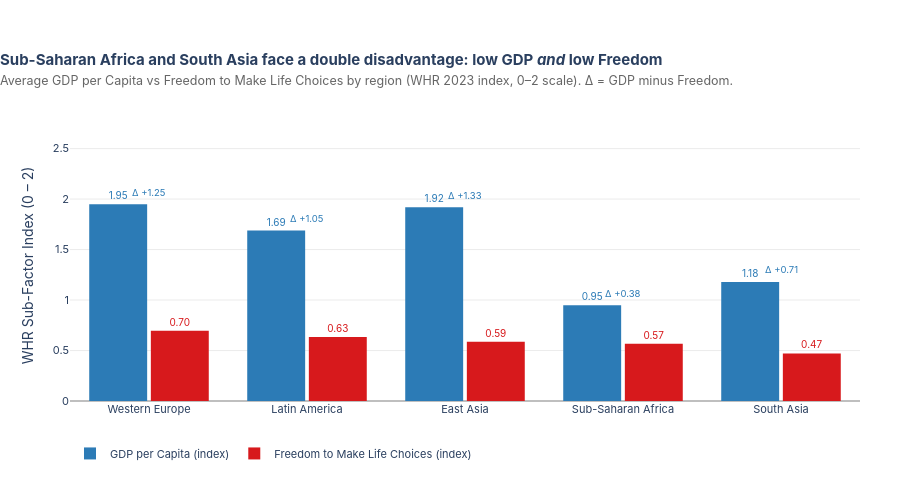

Source (notebook cell):
### Markdown cell above
---
## Task 3 — Stretch Goal: Grouped Bar Chart — GDP vs Freedom across Key Regions

**What to build:** A grouped bar chart comparing 2 sub-factors (`GDP` and `Freedom`) across the 5 most populated regions.

Regions to include: `Western Europe`, `Latin America and Caribbean`, `East Asia`, `Sub-Saharan Africa`, `South Asia`

### Code cell
# ─────────────────────────────────────────────────────────────────────────────
# TASK 3 — Grouped Bar Chart: GDP vs Freedom across 5 Key Regions
# Design philosophy:
#   • Grouped layout makes within-region and cross-region comparisons easy
#   • Divergent pair colours (blue = GDP, orange = Freedom) are distinct
#     but harmonious; they pair with text annotations naturally
#   • Gap annotations highlight the GDP–Freedom disparity for the reader
#   • Insight title surfaces the counterintuitive story (Sub-Saharan Africa
#     scores higher on Freedom than GDP relative to peers)
#   • A secondary panel (normalised to Western Europe) adds analytical depth
# ─────────────────────────────────────────────────────────────────────────────

# ── 1. Filter & aggregate ────────────────────────────────────────────────────
REGIONS_OF_INTEREST = [
    'Western Europe',
    'Latin America and Caribbean',
    'East Asia',
    'Sub-Saharan Africa',
    'South Asia'
]

subset = df[df['Region'].isin(REGIONS_OF_INTEREST)].copy()

region_factors = (
    subset.groupby('Region')[['GDP', 'Freedom']]
    .mean()
    .reindex(REGIONS_OF_INTEREST)   # preserve our desired order
    .reset_index()
)

# Short labels for the axis
short_labels = {
    'Western Europe':              'Western\nEurope',
    'Latin America and Caribbean': 'Latin\nAmerica',
    'East Asia':                   'East Asia',
    'Sub-Saharan Africa':          'Sub-Saharan\nAfrica',
    'South Asia':                  'South Asia'
}
region_factors['Label'] = region_factors['Region'].map(short_labels)

print(region_factors[['Region','GDP','Freedom']].to_string(index=False))

# ── 2. Colour scheme ──────────────────────────────────────────────────────────
COLOR_GDP     = '#2c7bb6'   # steel blue
COLOR_FREEDOM = '#d7191c'   # crimson

# ── 3. Build figure (main grouped bar) ───────────────────────────────────────
fig = go.Figure()

# GDP bars
fig.add_trace(go.Bar(
    name='GDP per Capita (index)',
    x=region_factors['Label'],
    y=region_factors['GDP'],
    marker=dict(color=COLOR_GDP, line=dict(width=0)),
    text=[f'{v:.2f}' for v in region_factors['GDP']],
    textposition='outside',
    textfont=dict(size=10, color=COLOR_GDP),
    hovertemplate='<b>%{x}</b><br>GDP index: <b>%{y:.3f}</b><extra></extra>',
    cliponaxis=False
))

# Freedom bars
fig.add_trace(go.Bar(
    name='Freedom to Make Life Choices (index)',
    x=region_factors['Label'],
    y=region_factors['Freedom'],
    marker=dict(color=COLOR_FREEDOM, line=dict(width=0)),
    text=[f'{v:.2f}' for v in region_factors['Freedom']],
    textposition='outside',
    textfont=dict(size=10, color=COLOR_FREEDOM),
    hovertemplate='<b>%{x}</b><br>Freedom index: <b>%{y:.3f}</b><extra></extra>',
    cliponaxis=False
))

# ── 4. Gap delta annotation (GDP minus Freedom) ───────────────────────────────
for _, row in region_factors.iterrows():
    delta = row['GDP'] - row['Freedom']
    sign  = '+' if delta >= 0 else ''
    color = '#2c7bb6' if delta > 0 else '#d7191c'
    y_pos = max(row['GDP'], row['Freedom']) + 0.12
    fig.add_annotation(
        x=row['Label'],
        y=y_pos,
        text=f'Δ {sign}{delta:.2f}',
        showarrow=False,
        font=dict(size=9.5, color=color),
        xanchor='center'
    )

# ── 5. Layout ─────────────────────────────────────────────────────────────────
y_max = max(region_factors[['GDP','Freedom']].values.max(), 2.2)

fig.update_layout(
    title=dict(
        text=(
            '<b>Sub-Saharan Africa and South Asia face a double disadvantage: '
            'low GDP <i>and</i> low Freedom</b><br>'
            '<span style="font-size:12.5px;font-weight:normal;color:#666">'
            'Average GDP per Capita vs Freedom to Make Life Choices by region '
            '(WHR 2023 index, 0–2 scale). Δ = GDP minus Freedom.</span>'
        ),
        x=0.0, xanchor='left',
        font=dict(size=15)
    ),
    barmode='group',
    bargap=0.22,
    bargroupgap=0.06,
    xaxis=dict(
        title='',
        showgrid=False,
        tickfont=dict(size=11)
    ),
    yaxis=dict(
        title='WHR Sub-Factor Index (0 – 2)',
        range=[0, y_max * 1.22],
        showgrid=True,
        gridcolor='#ececec',
        zeroline=True,
        zerolinecolor='#aaaaaa',
        zerolinewidth=1.5,
        tickfont=dict(size=11)
    ),
    plot_bgcolor='white',
    paper_bgcolor='white',
    font=dict(family='Inter, Arial, sans-serif', size=12),
    margin=dict(l=70, r=40, t=130, b=60),
    height=480,
    legend=dict(
        orientation='h',
        x=0, y=-0.14,
        font=dict(size=11)
    )
)

fig.show()

### Figure 1 — Plotly figure (JSON) as saved in the notebook; plotly's stock layout.template omitted (floating-point values rounded to 4 significant figures)
{"data": [{"cliponaxis": false, "hovertemplate": "<b>%{x}</b><br>GDP index: <b>%{y:.3f}</b><extra></extra>", "marker": {"color": "#2c7bb6", "line": {"width": 0}}, "name": "GDP per Capita (index)", "text": ["1.95", "1.69", "1.92", "0.95", "1.18"], "textfont": {"color": "#2c7bb6", "size": 10}, "textposition": "outside", "type": "bar", "x": ["Western\nEurope", "Latin\nAmerica", "East Asia", "Sub-Saharan\nAfrica", "South Asia"], "y": [1.949, 1.689, 1.919, 0.9483, 1.178]}, {"cliponaxis": false, "hovertemplate": "<b>%{x}</b><br>Freedom index: <b>%{y:.3f}</b><extra></extra>", "marker": {"color": "#d7191c", "line": {"width": 0}}, "name": "Freedom to Make Life Choices (index)", "text": ["0.70", "0.63", "0.59", "0.57", "0.47"], "textfont": {"color": "#d7191c", "size": 10}, "textposition": "outside", "type": "bar", "x": ["Western\nEurope", "Latin\nAmerica", "East Asia", "Sub-Saharan\nAfrica", "South Asia"], "y": [0.6963, 0.6341, 0.5873, 0.5675, 0.4708]}], "layout": {"annotations": [{"font": {"color": "#2c7bb6", "size": 9.5}, "showarrow": false, "text": "Δ +1.25", "x": "Western\nEurope", "xanchor": "center", "y": 2.069}, {"font": {"color": "#2c7bb6", "size": 9.5}, "showarrow": false, "text": "Δ +1.05", "x": "Latin\nAmerica", "xanchor": "center", "y": 1.809}, {"font": {"color": "#2c7bb6", "size": 9.5}, "showarrow": false, "text": "Δ +1.33", "x": "East Asia", "xanchor": "center", "y": 2.039}, {"font": {"color": "#2c7bb6", "size": 9.5}, "showarrow": false, "text": "Δ +0.38", "x": "Sub-Saharan\nAfrica", "xanchor": "center", "y": 1.068}, {"font": {"color": "#2c7bb6", "size": 9.5}, "showarrow": false, "text": "Δ +0.71", "x": "South Asia", "xanchor": "center", "y": 1.298}], "bargap": 0.22, "bargroupgap": 0.06, "barmode": "group", "font": {"family": "Inter, Arial, sans-serif", "size": 12}, "height": 480, "legend": {"font": {"size": 11}, "orientation": "h", "x": 0, "y": -0.14}, "margin": {"b": 60, "l": 70, "r": 40, "t": 130}, "paper_bgcolor": "white", "plot_bgcolor": "white", "title": {"font": {"size": 15}, "text": "<b>Sub-Saharan Africa and South Asia face a double disadvantage: low GDP <i>and</i> low Freedom</b><br><span style=\"font-size:12.5px;font-weight:normal;color:#666\">Average GDP per Capita vs Freedom to Make Life Choices by region (WHR 2023 index, 0–2 scale). Δ = GDP minus Freedom.</span>", "x": 0, "xanchor": "left"}, "xaxis": {"showgrid": false, "tickfont": {"size": 11}, "title": {"text": ""}}, "yaxis": {"gridcolor": "#ececec", "range": [0, 2.684], "showgrid": true, "tickfont": {"size": 11}, "title": {"text": "WHR Sub-Factor Index (0 – 2)"}, "zeroline": true, "zerolinecolor": "#aaaaaa", "zerolinewidth": 1.5}}}
